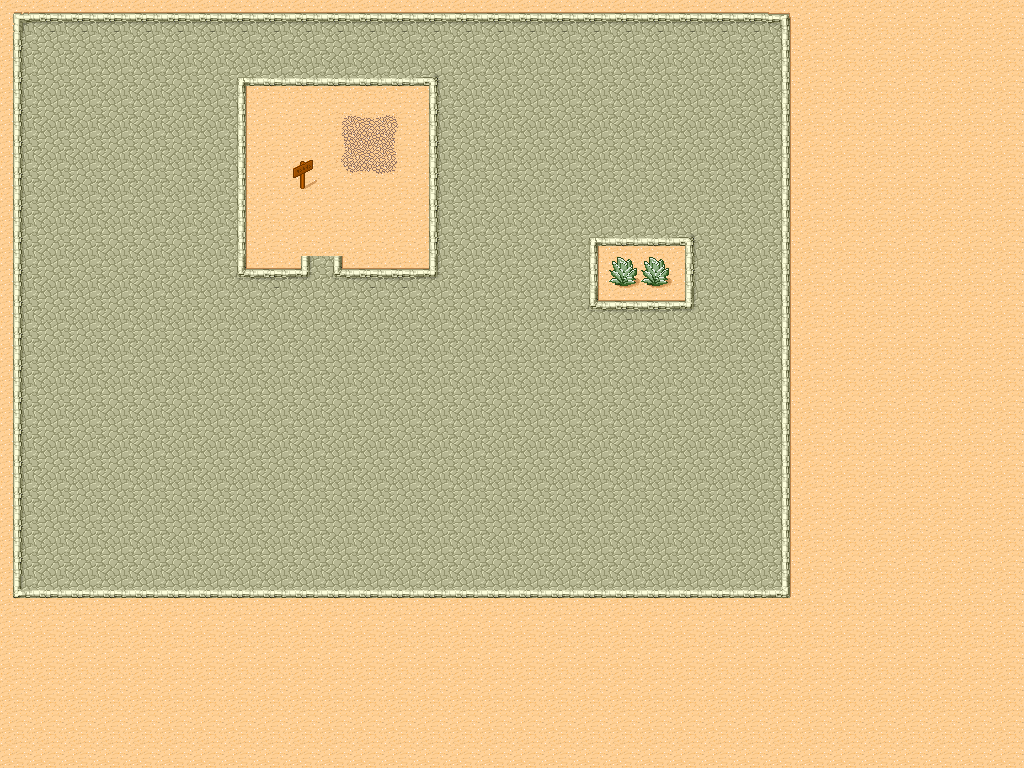

Rendered tile map (Tiled .tmx) drawn with the repository's tilesets; below, a short description and the full map source, tile grids included:
An orthogonal 32x24 tile map with 32x32 px tiles, 1 tile layer (Tile Layer 1) and 22 objects.

<map version="1.0" orientation="orthogonal" renderorder="left-down" width="32" height="24" tilewidth="32" tileheight="32" nextobjectid="1">
 <tileset firstgid="1" name="tmw_desert_spacing" tilewidth="32" tileheight="32" spacing="1" margin="1" tilecount="48" columns="8">
  <image source="tmw_desert_spacing.png" width="265" height="199" />
  <tile id="24">
   <objectgroup draworder="index">
    <object id="2" x="13" y="20" width="6" height="12" />
    <object id="3" x="13" y="12" width="19" height="8" />
   </objectgroup>
  </tile>
  <tile id="25">
   <objectgroup draworder="index">
    <object id="8" x="0" y="12" width="32" height="10" />
   </objectgroup>
  </tile>
  <tile id="26">
   <objectgroup draworder="index">
    <object id="1" x="0" y="0" height="32" />
    <object id="3" x="0" y="13" width="22" height="9" />
    <object id="4" x="13" y="22" width="9" height="10" />
   </objectgroup>
  </tile>
  <tile id="32">
   <objectgroup draworder="index">
    <object id="1" x="13" y="0" width="8" height="32" />
   </objectgroup>
  </tile>
  <tile id="34">
   <objectgroup draworder="index">
    <object id="1" x="14" y="0" width="8" height="32" />
   </objectgroup>
  </tile>
  <tile id="35">
   <objectgroup draworder="index">
    <object id="1" x="13" y="13" width="19" height="9" />
    <object id="2" x="13" y="22" width="9" height="10" />
   </objectgroup>
  </tile>
  <tile id="36">
   <objectgroup draworder="index">
    <object id="1" x="0" y="13" width="21" height="9" />
    <object id="2" x="13" y="22" width="8" height="10" />
   </objectgroup>
  </tile>
  <tile id="40">
   <objectgroup draworder="index">
    <object id="2" x="13" y="13" width="19" height="9" />
    <object id="3" x="13" y="0" width="7" height="13" />
   </objectgroup>
  </tile>
  <tile id="41">
   <objectgroup draworder="index">
    <object id="1" x="0" y="14" width="32" height="8" />
   </objectgroup>
  </tile>
  <tile id="42">
   <objectgroup draworder="index">
    <object id="2" x="0" y="13.3182" width="22" height="9" />
    <object id="3" x="13" y="0" width="9" height="13" />
   </objectgroup>
  </tile>
  <tile id="43">
   <objectgroup draworder="index">
    <object id="1" x="13" y="13" width="19" height="8" />
    <object id="2" x="13" y="0" width="9" height="13" />
   </objectgroup>
  </tile>
  <tile id="44">
   <objectgroup draworder="index">
    <object id="1" x="0" y="13" width="20" height="8" />
    <object id="2" x="13" y="0" width="7" height="13" />
   </objectgroup>
  </tile>
  <tile id="45">
   <objectgroup draworder="index">
    <object id="1" x="5" y="0" width="20" height="29" />
   </objectgroup>
  </tile>
 </tileset>
 <layer name="Tile Layer 1" width="32" height="24">
  <data encoding="csv">
25,26,26,26,26,26,26,26,26,26,26,26,26,26,26,26,26,26,26,26,26,26,26,26,27,30,30,30,30,30,30,30,
33,34,34,34,34,34,34,34,34,34,34,34,34,34,34,34,34,34,34,34,34,34,34,34,35,30,30,30,30,30,30,30,
33,34,34,34,34,34,34,36,42,42,42,42,42,37,34,34,34,34,34,34,34,34,34,34,35,30,30,30,30,30,30,30,
33,34,34,34,34,34,34,35,30,30,6,7,8,33,34,34,34,34,34,34,34,34,34,34,35,30,30,30,30,30,30,30,
33,34,34,34,34,34,34,35,30,30,14,15,16,33,34,34,34,34,34,34,34,34,34,34,35,30,30,30,30,30,30,30,
33,34,34,34,34,34,34,35,30,46,22,23,24,33,34,34,34,34,34,34,34,34,34,34,35,30,30,30,30,30,30,30,
33,34,34,34,34,34,34,35,30,30,30,30,30,33,34,34,34,34,34,34,34,34,34,34,35,30,30,30,30,30,30,30,
33,34,34,34,34,34,34,35,30,30,30,30,30,33,34,34,34,34,36,42,42,37,34,34,35,30,30,30,30,30,30,30,
33,34,34,34,34,34,34,44,26,45,44,26,26,45,34,34,34,34,35,38,38,33,34,34,35,30,30,30,30,30,30,30,
33,34,34,34,34,34,34,34,34,34,34,34,34,34,34,34,34,34,44,26,26,45,34,34,35,30,30,30,30,30,30,30,
33,34,34,34,34,34,34,34,34,34,34,34,34,34,34,34,34,34,34,34,34,34,34,34,35,30,30,30,30,30,30,30,
33,34,34,34,34,34,34,34,34,34,34,34,34,34,34,34,34,34,34,34,34,34,34,34,35,30,30,30,30,30,30,30,
33,34,34,34,34,34,34,34,34,34,34,34,34,34,34,34,34,34,34,34,34,34,34,34,35,30,30,30,30,30,30,30,
33,34,34,34,34,34,34,34,34,34,34,34,34,34,34,34,34,34,34,34,34,34,34,34,35,30,30,30,30,30,30,30,
33,34,34,34,34,34,34,34,34,34,34,34,34,34,34,34,34,34,34,34,34,34,34,34,35,30,30,30,30,30,30,30,
33,34,34,34,34,34,34,34,34,34,34,34,34,34,34,34,34,34,34,34,34,34,34,34,35,30,30,30,30,30,30,30,
33,34,34,34,34,34,34,34,34,34,34,34,34,34,34,34,34,34,34,34,34,34,34,34,35,30,30,30,30,30,30,30,
33,34,34,34,34,34,34,34,34,34,34,34,34,34,34,34,34,34,34,34,34,34,34,34,35,30,30,30,30,30,30,30,
41,42,42,42,42,42,42,42,42,42,42,42,42,42,42,42,42,42,42,42,42,42,42,42,43,30,30,30,30,30,30,30,
30,30,30,30,30,30,30,30,30,30,30,30,30,30,30,30,30,30,30,30,30,30,30,30,30,30,30,30,30,30,30,30,
30,30,30,30,30,30,30,30,30,30,30,30,30,30,30,30,30,30,30,30,30,30,30,30,30,30,30,30,30,30,30,30,
30,30,30,30,30,30,30,30,30,30,30,30,30,30,30,30,30,30,30,30,30,30,30,30,30,30,30,30,30,30,30,30,
30,30,30,30,30,30,30,30,30,30,30,30,30,30,30,30,30,30,30,30,30,30,30,30,30,30,30,30,30,30,30,30,
30,30,30,30,30,30,30,30,30,30,30,30,30,30,30,30,30,30,30,30,30,30,30,30,30,30,30,30,30,30,30,30
</data>
 </layer>
</map>
